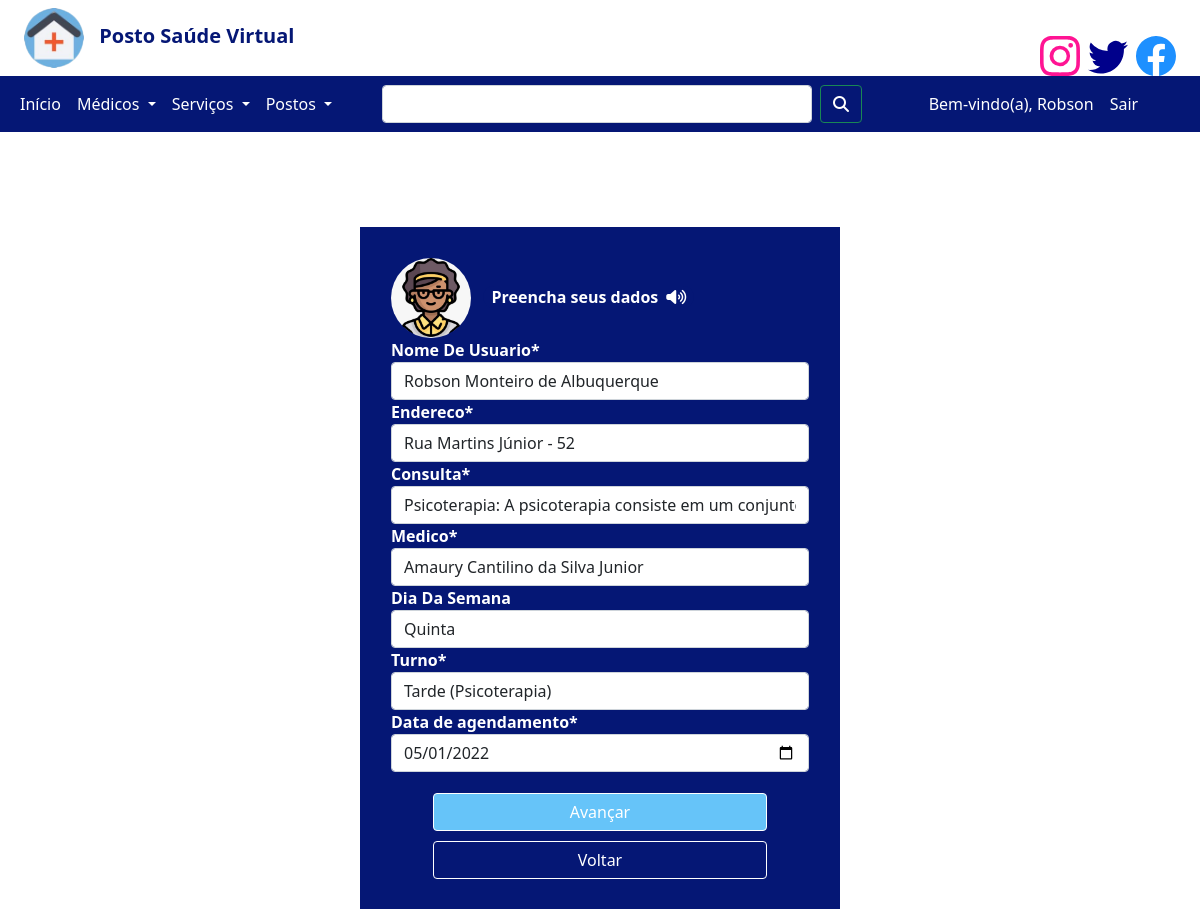
Screenshot of /cadastros/editar/agendamento/1 (signed in) with the database file from the repository.
### cadastros/models.py (models this page shows, shortened)
class Agendamento(models.Model):
    SEGUNDA = 'SD'
    TERCA = 'TC'
    QUARTA = 'QR'
    QUINTA = 'QI'
    SEXTA = 'ST'
    nome_De_Usuario = models.ForeignKey(Pessoa, on_delete=models.PROTECT)
    endereco = models.ForeignKey(Endereco, on_delete=models.PROTECT)
    consulta = models.ForeignKey(Consulta, on_delete=models.PROTECT)
    medico = models.ForeignKey(Medico, on_delete=models.PROTECT)
    DIA_DA_SEMANA_CHOICES = (
        (SEGUNDA, 'Segunda'),
        (TERCA, 'Terça'),
        (QUARTA, 'Quarta'),
        (QUINTA, 'Quinta'),
        (SEXTA, 'Sexta'),
    )
    dia_Da_Semana = models.CharField(
        max_length=2,
        choices=DIA_DA_SEMANA_CHOICES,
        default=SEGUNDA,
        blank=True,
        null=True
    , )
    turno = models.ForeignKey(AgendarConsulta, on_delete=models.PROTECT)
    data_De_Agendamento = models.DateField(blank=True, null=True, verbose_name='Data De Agendamento')

class Endereco(models.Model):
    endereco = models.CharField(verbose_name='Endereço' ,max_length=2560)
    num_Da_Residencia = models.CharField(verbose_name='Número da Residência', max_length=2)
    complemento = models.CharField(max_length=256)
    bairro = models.CharField(max_length=256)
    telefone = models.CharField(max_length=15, unique=True)
    cep = models.CharField(verbose_name='CEP', max_length=9)
    ponto_De_Referencia = models.TextField(verbose_name='Ponto de Referência', max_length=256)
    pessoa = models.ForeignKey(Pessoa, on_delete=models.PROTECT)
    def __str__(self):
        return "{} - {}".format(self.endereco, self.num_Da_Residencia)

### cadastros/views.py (the view)
# urls.py: path('editar/agendamento/<int:pk>', login_required(AgendamentoUpdateView.as_view()), name='editar-agendamento'),
class AgendamentoUpdateView(UpdateView):
    model = Agendamento
    form_class = AgendamentoForm
    success_url = '/cadastros/listar/agendamento/'
    template_name = 'cadastros/agendamento.html'

### cadastros/forms.py
class AgendamentoForm(forms.ModelForm):
    data_De_Agendamento = forms.DateField(
        widget=forms.TextInput(
            attrs={"type": "date"}
        )
    )
    class Meta:
        model = Agendamento
        fields = ('nome_De_Usuario', 'endereco','consulta', 'medico','dia_Da_Semana', 'turno', 'data_De_Agendamento')

### cadastros/models.py (called while the page is built)
    def __str__(self):
        return self.nome_Completo

    def __str__(self):
        return "{} ({})".format(self.turno, self.tipo_Da_Consulta)

    def __str__(self):
        return self.nome_Completo

    def __str__(self):
        return "{}: {}".format(self.tipo_Da_Consulta.tipo_Da_Consulta, self.descricao)

### cadastros/templates/cadastros/agendamento.html (shortened to what this page needs)
{% extends 'base.html' %}
{% load static %}
{% load crispy_forms_tags %}
{% block conteudo %}
<link rel="stylesheet" href="{% static 'css/agendamento.css' %}">
<body>
    <div class="cadastroUsuario">
        <div class="atendenteAg">
            <header class="header-atendente">
                <img class="atendente-img" src="{% static 'img/atendente.png' %}">
                <span><strong id="atendente-voice">&nbsp; Preencha seus dados<i class="fa-solid fa-volume-high" id="sound"></i></strong></span>
            </header>
        </div>
        <form method="post">
            {{ form|crispy}}
            <button class="btn btn-success" id="cadastrarUsuario" type="submit">Avançar</button>
        </form>
        <a href="javascript:history.back()"><button class="btn btn-success" id="cadastrarUsuario1" >Voltar</button></a>
    </div>
</body>
{% endblock %}

### templates/base.html (shortened to what this page needs)
{% load static %}
<!DOCTYPE html>
<html lang="pt-br">
<head>
    <link href="https://cdn.jsdelivr.net/npm/bootstrap@5.1.3/dist/css/bootstrap.min.css" rel="stylesheet">
    <link rel="stylesheet" href="https://cdn.jsdelivr.net/npm/bootstrap-icons@1.8.1/font/bootstrap-icons.css">
    <link rel="stylesheet" href="{% static 'css/base.css' %}">
</head>
<body>
  {% block menu %}
  <div class="cabecalho-logo">
    <header class="cabecalho">
      <img class="logo" src="{% static 'img/my-logo.png' %}">
      <span><strong>Posto Saúde Virtual</strong></span>
    </header>
    <div class="inst">
    </div>
    <div class="twt">
    </div>
    <div class="face">
    </div>
  </div>
  <div class="menu">
    <nav class="navbar navbar-expand-lg">
      <div class="container-fluid">
        <div class="collapse navbar-collapse" id="navbarSupportedContent">
          <ul class="navbar-nav me-auto mb-2 mb-lg-0">
            <li class="nav-item">
              <a class="nav-link activate" aria-current="page" href="{% url 'pages:home' %}" id="first-menu">Início</a>
            </li>
            <li class="nav-item dropdown">
              <a class="nav-link dropdown-toggle" href="#" id="navbarDropdown" role="button" data-bs-toggle="dropdown" aria-expanded="false">
                Médicos
              </a>
            </li>
            <li class="nav-item dropdown">
              <a class="nav-link dropdown-toggle" href="#" id="navbarDropdown" role="button" data-bs-toggle="dropdown" aria-expanded="false">
                Serviços
              </a>
            </li>
            <li class="nav-item dropdown">
              <a class="nav-link dropdown-toggle" href="#" id="navbarDropdown" role="button" data-bs-toggle="dropdown" aria-expanded="false">
                Postos
              </a>
            </li>
          </ul>
          <form class="d-flex">
            <input class="form-control me-2" type="search" aria-label="Search">
            <button class="btn btn-outline-success" type="submit"><i class="fa-solid fa-magnifying-glass"></i></button>
          </form>
          <ul class="navbar-nav me-auto mb-2 mb-lg-0">
            {% if user.is_authenticated %}
            <li class="nav-item">
              <a class="nav-link disabled" href="#" id="first-menu">Bem-vindo(a), {{ user.get_username }}</a>
            </li>
            <li class="nav-item">
              <a class="nav-link" href="{% url 'account_logout' %}" id="first-menu">Sair</a>
            </li>
            {% endif %}
          </ul>
        </div>
      </div>
    </nav>
  </div>
  {% endblock %}
  {% block conteudo %}
  {% endblock %}
</body>
</html>

### static/css/base.css (style rules this page uses)
.cabecalho { width: 23vw; color: #051775; font-size: 15pt; margin-left: 2%; }
.logo { width: 5vw; border-radius: 100%; }
strong { margin-left: 0.5em; }
.cabecalho-logo { margin-top: 0.5em; }
.menu { margin-top: 0.5em; }
.navbar { background-color: #051775; }
#first-menu { color: #ffffff; }
#navbarDropdown { color: #ffffff; }
.d-flex { width: 40vw; margin-right: 5%; }
.btn { background: none; color: #ffffff; }
.inst { position: absolute; top: 4%; right: 10%; color: #FF1493; }
.twt { position: absolute; top: 4%; right: 6%; color: #00008B; }
.face { position: absolute; top: 4%; right: 2%; color: #1E90FF; }

### static/css/agendamento.css (style rules this page uses)
.atendente-img { height: 10vh; border-radius: 100%; }
#atendente-voice { background-color: #051775; color: #ffffff; border-radius: 50px 50px 50px 50px; }
#sound { margin: 0.5em; }
.cadastroUsuario { position: absolute; width:40%; border: 1px solid #051775; padding: 30px 30px; top: 25%; left:30%; background-color: #051775; }
#cadastrarUsuario1 { margin-top: 10px; width: 80%; margin-left: 10%; background-color:#051775; border-color: white; }
form { background-color: #051775; }
label { color: white; font-weight: bold; }
input { width: 100%; background-color:white; }
#cadastrarUsuario { width: 80%; margin-left: 10%; background-color: #66C4F9; border-color: white; margin-top: 5%; }

### rows the page displays
Agendamento: nome_De_Usuario "Robson Monteiro de Albuquerque", consulta "Psicoterapia: A psicoterapia consiste em um conjunto de práticas terapêuticas entre um paciente e psicólogo com a intenção de diminuir sofrimentos, interpretar os eventos e acontecimentos da vida de uma pessoa.", medico "Amaury Cantilino da Silva Junior", dia_Da_Semana "Quinta", turno "Tarde (Psicoterapia)", data_De_Agendamento "05/01/2022"
Endereco: endereco "Rua Martins Júnior - 52"

### other values shown
{{ user.get_username }} "Robson"
